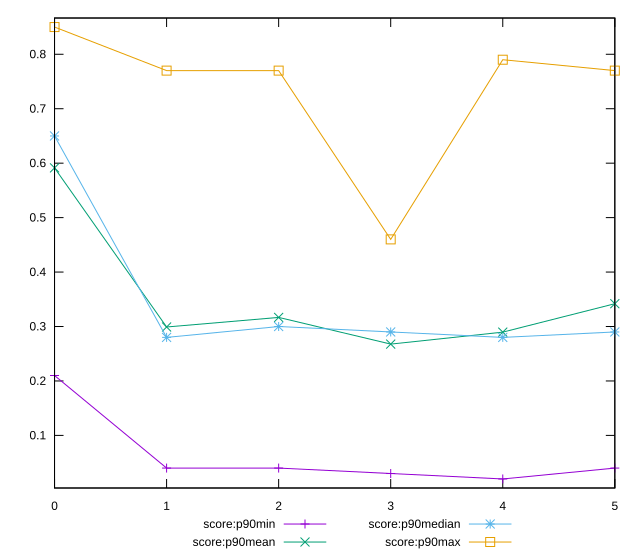

Source code (gnuplot):
reset

$scoreP90Min <<EOF
0 0.21
1 0.04
2 0.04
3 0.03
4 0.02
5 0.04
EOF

$scoreP90Mean <<EOF
0 0.5913186813186814
1 0.2991208791208792
2 0.31670329670329667
3 0.26769230769230773
4 0.2896703296703297
5 0.34186813186813186
EOF

$scoreP90Median <<EOF
0 0.65
1 0.28
2 0.3
3 0.29
4 0.28
5 0.29
EOF

$scoreP90Max <<EOF
0 0.85
1 0.77
2 0.77
3 0.46
4 0.79
5 0.77
EOF

set key outside below
set xrange [0:5]
set yrange [0.0034000000000000002:0.8665999999999999]
set trange [0.0034000000000000002:0.8665999999999999]
set terminal svg size 640, 560 enhanced background rgb 'white'
set output "reprap/first-meaningful-paint/progression/score.svg"

plot $scoreP90Min title "score:p90min" with linespoints, \
     $scoreP90Mean title "score:p90mean" with linespoints, \
     $scoreP90Median title "score:p90median" with linespoints, \
     $scoreP90Max title "score:p90max" with linespoints

reset
